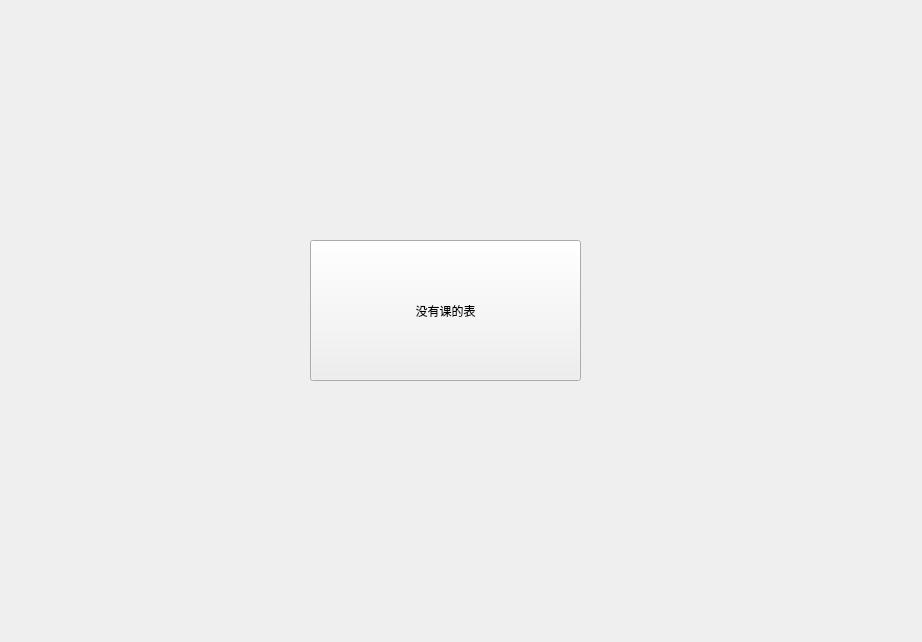
<?xml version="1.0" encoding="UTF-8"?>
<ui version="4.0">
 <class>ClassWindow</class>
 <widget class="QWidget" name="ClassWindow">
  <property name="geometry">
   <rect>
    <x>0</x>
    <y>0</y>
    <width>922</width>
    <height>642</height>
   </rect>
  </property>
  <property name="windowTitle">
   <string>Form</string>
  </property>
  <widget class="QPushButton" name="pushButton">
   <property name="geometry">
    <rect>
     <x>310</x>
     <y>240</y>
     <width>271</width>
     <height>141</height>
    </rect>
   </property>
   <property name="text">
    <string>没有课的表</string>
   </property>
  </widget>
 </widget>
 <resources/>
 <connections/>
</ui>
